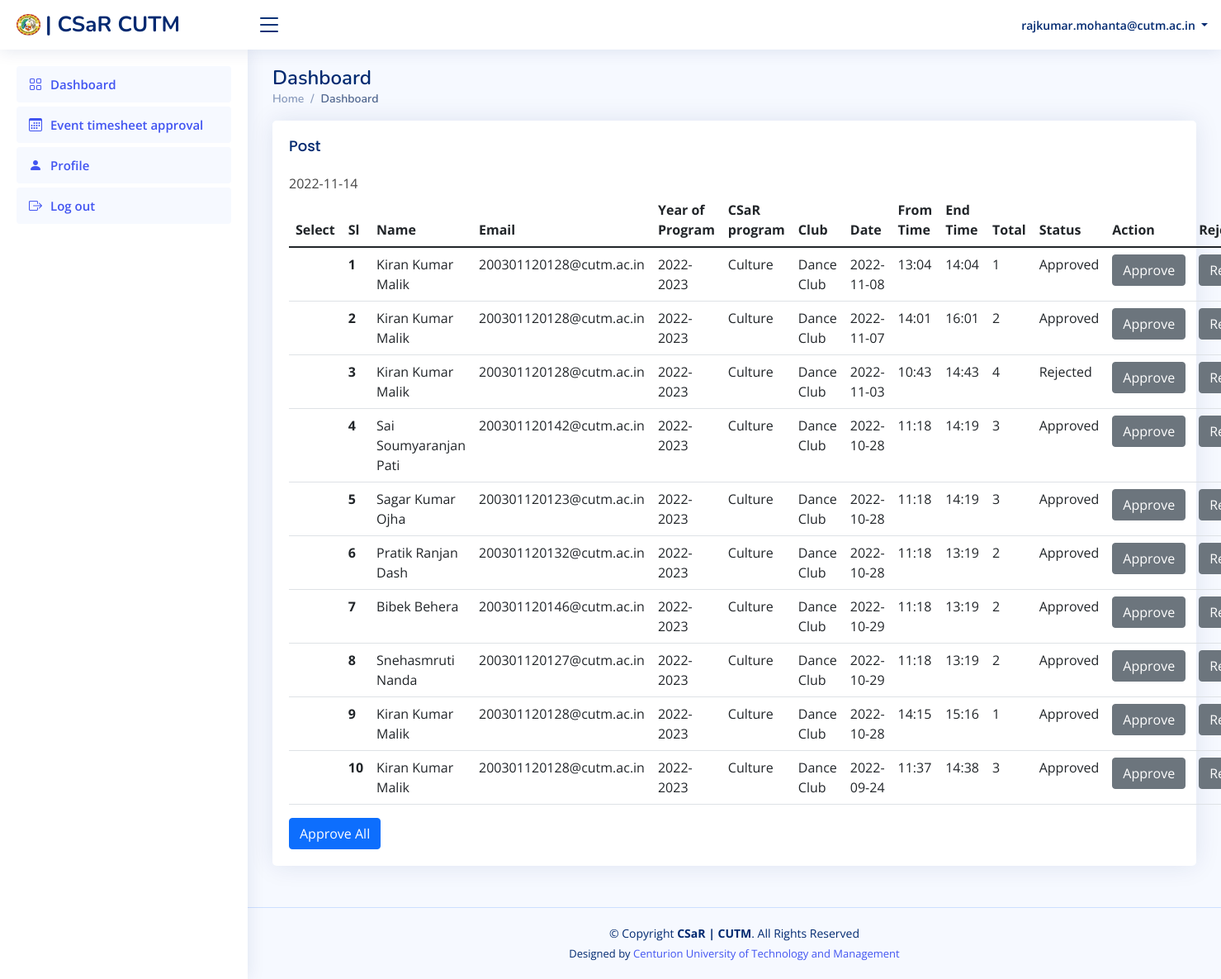
Before: /adminlogin/teacher.php (signed in) with the older database file.
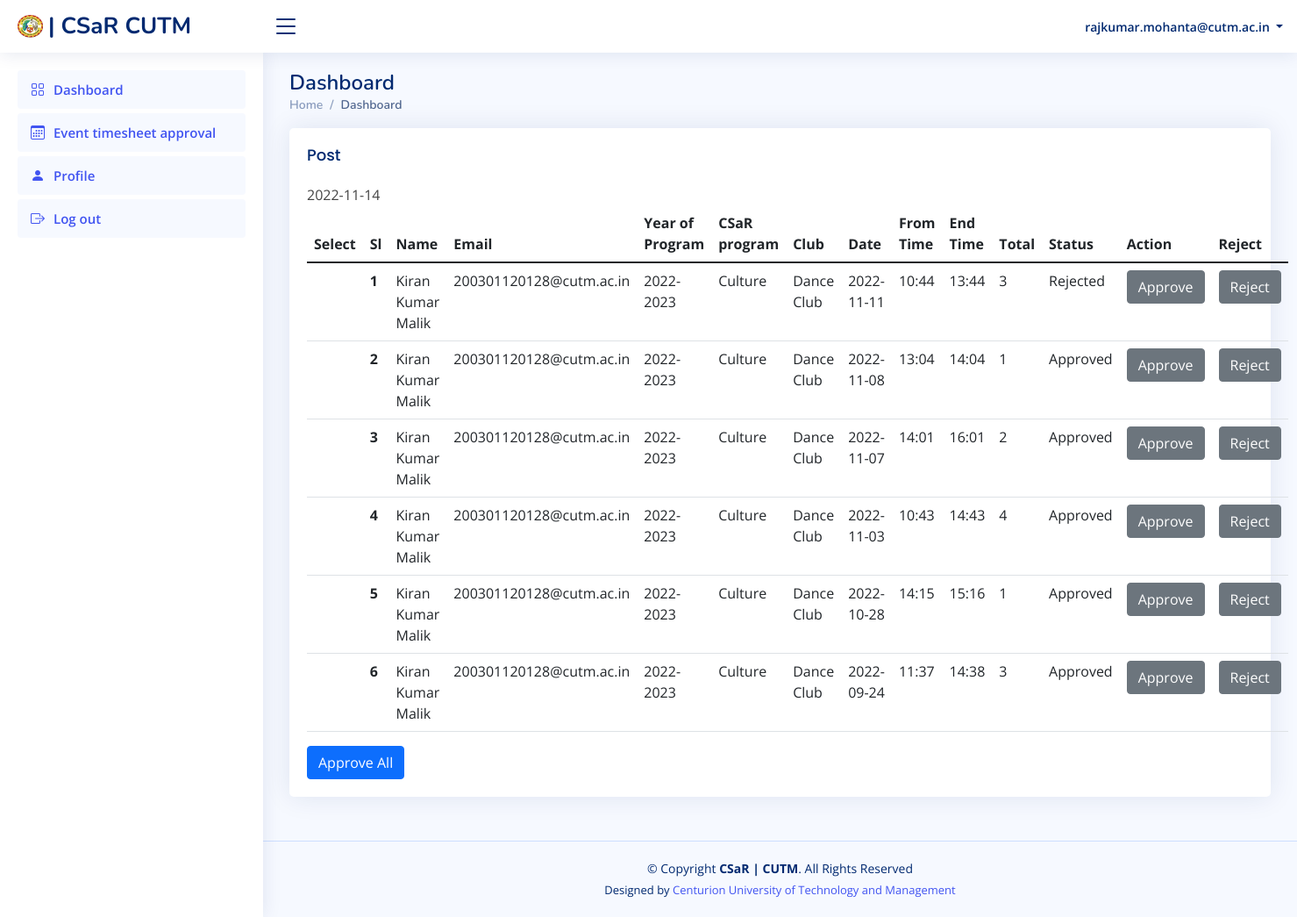
After: the same page with the newer database file.
### tables this page shows
CREATE TABLE `csrtimesheet` (
  `id` int(11) NOT NULL,
  `NameOfStd` varchar(255) NOT NULL,
  `emailOfStd` varchar(255) NOT NULL,
  `yearOfPr` varchar(255) NOT NULL,
  `csrPr` varchar(255) NOT NULL,
  `schoolname` varchar(255) NOT NULL,
  `club` varchar(255) NOT NULL,
  `date` varchar(255) NOT NULL,
  `campus` varchar(255) NOT NULL,
  `fromTime` varchar(255) NOT NULL,
  `endTime` varchar(255) NOT NULL,
  `totalTime` varchar(255) NOT NULL,
  `status` varchar(255) NOT NULL,
  `postTime` timestamp NOT NULL DEFAULT current_timestamp()
);

### includes/function.php (called while the page is built, shortened)
<?php
    function getAllPostTeacher($db,$campus,$Clubget){
        $query="SELECT * FROM csrtimesheet WHERE campus='$campus' AND club='$Clubget' ORDER BY id DESC";
        $run=mysqli_query($db,$query);
        $data=array();
        while($d=mysqli_fetch_assoc($run)){
            $data[]=$d;
        }
        return $data;
    }
    function getTeacherDetails($db,$uemail){
        $query="SELECT * FROM teacher WHERE email='$uemail' ORDER BY id DESC";
        $run=mysqli_query($db,$query);
        $data=mysqli_fetch_assoc($run);
        return $data;
    }
?>

### adminlogin/teacher.php (the view, shortened to what this page needs)
<?php
require('../includes/function.php');
require('../includes/database.php');
$uemail=$_SESSION['email'];
$utype=$_SESSION['usertype'];
if($_SESSION['email'] and $utype=="teacher")
{
  $teacherData=getTeacherDetails($db,$uemail);
  ?>
  <?php
}
else
{
  header('location:../includes/logout.php');
}
?>
<!DOCTYPE html>
<html lang="en">
<head>
  <link href="assets/vendor/bootstrap/css/bootstrap.min.css" rel="stylesheet">
  <link href="assets/vendor/bootstrap-icons/bootstrap-icons.css" rel="stylesheet">
  <link href="assets/vendor/boxicons/css/boxicons.min.css" rel="stylesheet">
  <link href="assets/vendor/quill/quill.snow.css" rel="stylesheet">
  <link href="assets/vendor/quill/quill.bubble.css" rel="stylesheet">
  <link href="assets/vendor/remixicon/remixicon.css" rel="stylesheet">
  <link href="assets/vendor/simple-datatables/style.css" rel="stylesheet">
  <link href="assets/css/style.css" rel="stylesheet">
</head>
<body>
  <header id="header" class="header fixed-top d-flex align-items-center">
    <div class="d-flex align-items-center justify-content-between">
      <a href="teacher.php" class="logo d-flex align-items-center">
      <img src="../images/cutm.png" alt="">
      <span class="d-none d-lg-block"> | CSaR CUTM</span>
      </a>
      <i class="bi bi-list toggle-sidebar-btn"></i>
    </div>
    <nav class="header-nav ms-auto">
      <ul class="d-flex align-items-center">
        <li class="nav-item dropdown pe-3">
          <a class="nav-link nav-profile d-flex align-items-center pe-0" href="#" data-bs-toggle="dropdown">
            <span class="d-none d-md-block dropdown-toggle ps-2"><?=$uemail?></suserNamepan>
          </a>
        </li>
      </ul>
    </nav>
  </header>
  <aside id="sidebar" class="sidebar">
  <ul class="sidebar-nav" id="sidebar-nav">
  <li class="nav-item">
      <a class="nav-link " href="teacherdashboard.php">
        <i class="bi bi-grid"></i>
        <span>Dashboard</span>
      </a>
    </li>
    <li class="nav-item">
      <a class="nav-link " href="teacher.php">
        <i class="bi bi-calendar3"></i>
        <span>Event timesheet approval</span>
      </a>
    </li>
        <li class="nav-item">
              <a class="nav-link " href="facultyprof.php">
                  <i class="bi bi-person-fill"></i>
                  <span>Profile</span>
              </a>
          </li>
         <li class="nav-item">
              <a class="nav-link " href="../includes/logout.php">
                  <i class="bi bi-box-arrow-right"></i>
                  <span>Log out</span>
              </a>
          </li>
  </ul>
  </aside>
  <main id="main" class="main">
    <div class="pagetitle">
      <h1>Dashboard</h1>
      <nav>
        <ol class="breadcrumb">
          <li class="breadcrumb-item"><a href="teacher.php">Home</a></li>
          <li class="breadcrumb-item active">Dashboard</li>
        </ol>
      </nav>
    </div>
    <section class="section">
      <div class="row">
        <div class="col-lg-12">
          <div class="card">
            <div class="card-body">
              <h5 class="card-title">Post</h5>
              <form action="../includes/multipleselect.php" method="POST">
              <table class="table datatable">
                <thead>
                  <tr>
                    <th>Select</th>
                    <th>Sl</th>
                    <th scope="col">Name</th>
                    <th scope="col">Email</th>
                    <th scope="col-8">Year of Program</th>
                    <th scope="col">CSaR program</th>
                    <th scope="col">Club</th>
                    <th scope="col">Date</th>
                    <th scope="col">From Time</th>
                    <th scope="col">End Time</th>
                    <th scope="col">Total</th>
                    <th scope="col">Status</th>
                    <th scope="col">Action</th>
                    <th scope="col">Reject</th>
                  </tr>
                </thead>
                <tbody>
                  <?php
                    $posts=getAllPostTeacher($db,$teacherData['campus'],$teacherData['Clubget']);
                    $count=1;
                    $today=date("Y-m-d");
                    foreach($posts as $post){
                      $posttime=date('Y-m-d',strtotime($post['postTime']));
                      $posttimeNextDay=date('Y-m-d',strtotime('+1 day', strtotime($post['postTime'])));
                      $postReject='<a href="../includes/reject.php?id='.$post['id'].'" class="btn btn-danger">
                                    Reject
                                  </a>';
                      $postAccept='<a href="../includes/status.php?id='.$post['id'].'" class="btn btn-success">
                                    Approve
                                  </a>';
                      if($today>=$posttime && $today<=$posttimeNextDay){
                        $checkBtn='<input type="checkbox" name="allId[]" value="'.$post['id'].'">';
                        if($post['status']=="Rejected"){
                          $postAccept='<a href="../includes/status.php?id='.$post['id'].'" class="btn btn-success">
                                    Approve
                                  </a>';
                          $postReject='<a class="btn btn-secondary">Reject</a>';
                        }elseif($post['status']=="Approved"){
                          $postReject='<a href="../includes/reject.php?id='.$post['id'].'" class="btn btn-danger">
                                    Reject
                                  </a>';
                          $postAccept='<a class="btn btn-secondary">Approve</a>';
                        }
                      }else{
                        $postReject='<a class="btn btn-secondary">Reject</a>';
                        $postAccept='<a class="btn btn-secondary">Approve</a>';
                        $checkBtn="";
                      }
                    ?>
                      <tr>
                      <th scope="row"><?=$checkBtn?></th>
                        <th scope="row"><?=$count?></th>
                        <td><?=$post['NameOfStd']?></td>
                        <td><?=$post['emailOfStd']?></td>
                        <td><?=$post['yearOfPr']?></td>
                        <td><?=$post['csrPr']?></td>
                        <td><?=$post['club']?></td>
                        <td><?=$post['date']?></td>
                        <td><?=$post['fromTime']?></td>
                        <td><?=$post['endTime']?></td>
                        <td><?=(int)$post['totalTime']?></td>
                        <td><?=$post['status']?></td>
                        <td><?=$postAccept?></td>
                        <td><?=$postReject?></td>
                      </tr>
                    <?php
                    $count++;
                  }
                  ?>
                </tbody>
              </table>
              <button type="button" class="btn btn-primary" data-toggle="modal" data-target="#openForAdd">Approve All</button>
              </form>
            </div>
          </div>
        </div>
      </div>
    </section>
  </main>
  <footer id="footer" class="footer">
    <div class="copyright">
      &copy; Copyright <strong><span>CSaR | CUTM</span></strong>. All Rights Reserved
    </div>
    <div class="credits">
      Designed by <a href="https://cutm.ac.in/">Centurion University of Technology and Management</a>
    </div>
  </footer>
</body>
</html>

### adminlogin/assets/css/style.css (style rules this page uses)
:root { scroll-behavior: smooth; }
body { font-family: "Open Sans", sans-serif; background: #f6f9ff; color: #444444; }
a { color: #4154f1; text-decoration: none; }
h1, h2, h3, h4, h5, h6 { font-family: "Nunito", sans-serif; }
#main { margin-top: 60px; padding: 20px 30px; transition: all 0.3s; }
.pagetitle { margin-bottom: 10px; }
.pagetitle h1 { font-size: 24px; margin-bottom: 0; font-weight: 600; color: #012970; }
.card { margin-bottom: 30px; border: none; border-radius: 5px; box-shadow: 0px 0 30px rgba(1, 41, 112, 0.1); }
.card-title { padding: 20px 0 15px 0; font-size: 18px; font-weight: 500; color: #012970; font-family: "Poppins", sans-serif; }
.card-body { padding: 0 20px 20px 20px; }
.breadcrumb { font-size: 14px; font-family: "Nunito", sans-serif; color: #899bbd; font-weight: 600; }
.breadcrumb a { color: #899bbd; transition: 0.3s; }
.breadcrumb .breadcrumb-item::before { color: #899bbd; }
.breadcrumb .active { color: #51678f; font-weight: 600; }
.logo { line-height: 1; }
@media (min-width: 1200px) { .logo { width: 280px; } }
.logo img { max-height: 26px; margin-right: 6px; }
.logo span { font-size: 26px; font-weight: 700; color: #012970; font-family: "Nunito", sans-serif; }
.header { transition: all 0.5s; z-index: 997; height: 60px; box-shadow: 0px 2px 20px rgba(1, 41, 112, 0.1); background-color: #fff; padding-left: 20px; }
.header .toggle-sidebar-btn { font-size: 32px; padding-left: 10px; cursor: pointer; color: #012970; }
.header-nav ul { list-style: none; }
.header-nav > ul { margin: 0; padding: 0; }
.header-nav .nav-profile { color: #012970; }
.header-nav .nav-profile span { font-size: 14px; font-weight: 600; }
.sidebar { position: fixed; top: 60px; left: 0; bottom: 0; width: 300px; z-index: 996; transition: all 0.3s; padding: 20px; overflow-y: auto; scrollbar-width: thin; scrollbar-color: #aab7cf transparent; box-shadow: 0px 0px 20px rgba(1, 41, 112, 0.1); background-color: #fff; }
@media (min-width: 1200px) { #main, #footer { margin-left: 300px; } }
.sidebar-nav { padding: 0; margin: 0; list-style: none; }
.sidebar-nav li { padding: 0; margin: 0; list-style: none; }
.sidebar-nav .nav-item { margin-bottom: 5px; }
.sidebar-nav .nav-link { display: flex; align-items: center; font-size: 15px; font-weight: 600; color: #4154f1; transition: 0.3; background: #f6f9ff; padding: 10px 15px; border-radius: 4px; }
.sidebar-nav .nav-link i { font-size: 16px; margin-right: 10px; color: #4154f1; }
.footer { padding: 20px 0; font-size: 14px; transition: all 0.3s; border-top: 1px solid #cddfff; }
.footer .copyright { text-align: center; color: #012970; }
.footer .credits { padding-top: 5px; text-align: center; font-size: 13px; color: #012970; }

Changed rows visible on the page:
removed csrtimesheet: NameOfStd "Sai Soumyaranjan Pati", emailOfStd "200301120142@cutm.ac.in", yearOfPr "2022-2023", csrPr "Culture", club "Dance Club", date "2022-10-28", fromTime "11:18", endTime "14:19", totalTime "3", status "Approved", shows "Reject"
removed csrtimesheet: NameOfStd "Sagar Kumar Ojha", emailOfStd "200301120123@cutm.ac.in", yearOfPr "2022-2023", csrPr "Culture", club "Dance Club", date "2022-10-28", fromTime "11:18", endTime "14:19", totalTime "3", status "Approved", shows "Reject"
removed csrtimesheet: NameOfStd "Pratik Ranjan Dash", emailOfStd "200301120132@cutm.ac.in", yearOfPr "2022-2023", csrPr "Culture", club "Dance Club", date "2022-10-28", fromTime "11:18", endTime "13:19", totalTime "2", status "Approved", shows "Reject"
removed csrtimesheet: NameOfStd "Bibek Behera", emailOfStd "200301120146@cutm.ac.in", yearOfPr "2022-2023", csrPr "Culture", club "Dance Club", date "2022-10-29", fromTime "11:18", endTime "13:19", totalTime "2", status "Approved", shows "Reject"
removed csrtimesheet: NameOfStd "Snehasmruti Nanda", emailOfStd "200301120127@cutm.ac.in", yearOfPr "2022-2023", csrPr "Culture", club "Dance Club", date "2022-10-29", fromTime "11:18", endTime "13:19", totalTime "2", status "Approved", shows "Reject"
added csrtimesheet: NameOfStd "Kiran Kumar Malik", emailOfStd "200301120128@cutm.ac.in", yearOfPr "2022-2023", csrPr "Culture", club "Dance Club", date "2022-11-11", fromTime "10:44", endTime "13:44", totalTime "3", status "Rejected", shows "Approve"
changed csrtimesheet (number 4 of 6 on the later page): status "Rejected" → "Approved"
